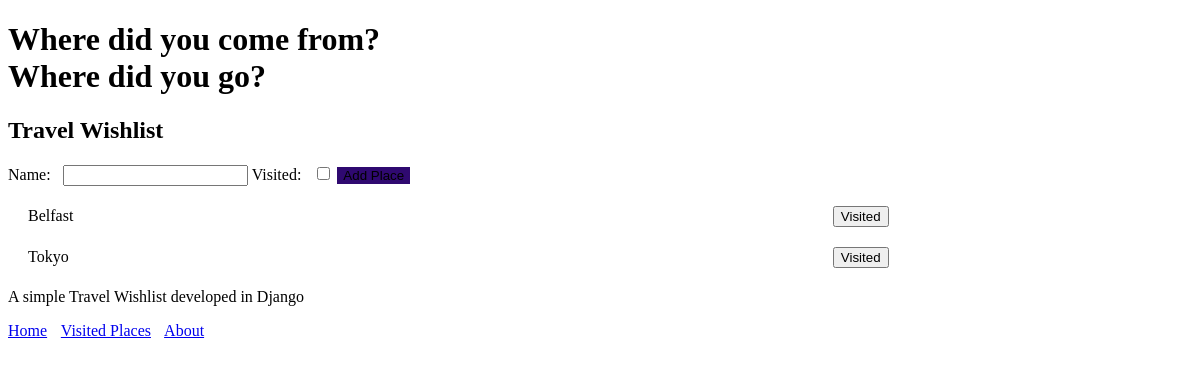
/, run on an earlier commit of the app's database.
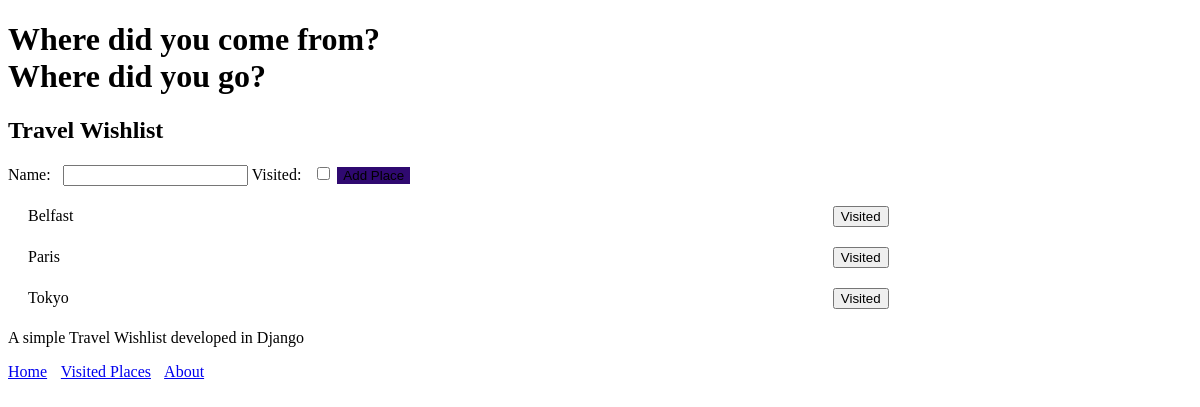
And on a later commit of the database.
### travel_wishlist/models.py (models this page shows, shortened)
class Place(models.Model):
    name = models.CharField(max_length=200)
    visited = models.BooleanField(default=False)

### travel_wishlist/views.py (the view)
# urls.py: path('', views.place_list, name='place_list'),
def place_list(request):
    if request.method == 'POST':
        form = NewPlaceForm(request.POST)
        place = form.save()
        if form.is_valid():
            place.save()
            return redirect('place_list')
    places = Place.objects.filter(visited=False).order_by('name')
    new_place_form = NewPlaceForm()
    return render(request, 'travel_wishlist/wishlist.html', {'places': places, 'new_place_form': new_place_form})

### travel_wishlist/forms.py
class NewPlaceForm(forms.ModelForm):
    class Meta:
        model = Place
        fields = ('name','visited')

### travel_wishlist/templates/travel_wishlist/wishlist.html (shortened to what this page needs)
{% extends 'travel_wishlist/base.html' %}
{% block content %}
<h2>Travel Wishlist</h2>
<form method="POST" action="{% url 'place_list' %}">
    {{ new_place_form }}
    <button id="add-place" type="submit">Add Place</button>
</form>
{% for place in places %}
<div class="wishlist-place">
    <span class="place-name">{{  place.name }}</span>
    <form class="visited-form" method="POST" action="{% url 'place_visited' place.pk %}">
        <button>Visited</button>
    </form>
</div>
{% empty %}
<p>
    You have no places in your list
</p>
{% endfor %}
{% endblock %}

What changed in the data, as far as the page shows it:
added Place: name "Paris"
